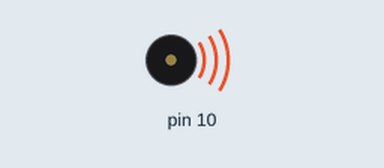
Recording of a sketch running on a simulated Arduino Uno, built with avr-gcc and run on an emulated ATmega328P. On the bench: buzzer (waves = sounding).

Above: at 0.1 s.
Timing chart, 0 to 1.6 s (numbered marks = the images above):
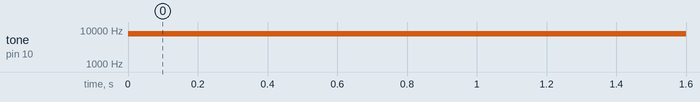

The sketch:

pwmTest.ino
```cpp
#include <avr/io.h>
#include <avr/delay.h>
#include <avr/interrupt.h>
// 85% inverted minimum
// 24% inverted max
float dutyCycle = 0.5;

int main(void)
{
  // DDRB |= (1 << PB1); // pwm_motor as output OCR1A
  DDRB |= (1 << PB2); // pwm_buzzer as output OCR1B

  // fast pwm 8 bit mode for timer
  // TCCR1A = (1 << COM1A1) | (1 << COM1A0) | (1 << WGM11) | (1 << WGM10);
  TCCR1A = (1 << COM1B1) | (1 << COM1B0) | (1 << WGM11) | (1 << WGM10);
  TCCR1B = (1 << WGM12);

  TIMSK1 = (1 << TOIE1); // timer overflow INT enable
  // OCR1A = int(dutyCycle*1024);
  OCR1B = int(dutyCycle*1024);
  sei(); // enable INT

  TCCR1B = (1 << CS10); // no prescaling

  while(1)
  {
    // _delay_ms(1000);
    // dutyCycle += 0.1;
    // if(dutyCycle > 1.0) {
    //   dutyCycle = 0.0;
    // }
  }

  return 0;
}

ISR(TIMER1_OVF_vect) {
  // OCR1A = int(dutyCycle*1024); // dynamic dutyCycle changing
  // OCR1B = int(dutyCycle*1024); // dynamic dutyCycle changing
}
```

Measured:
- by itself, tone on pin 10: silent → 7820 Hz at 0.00 s
